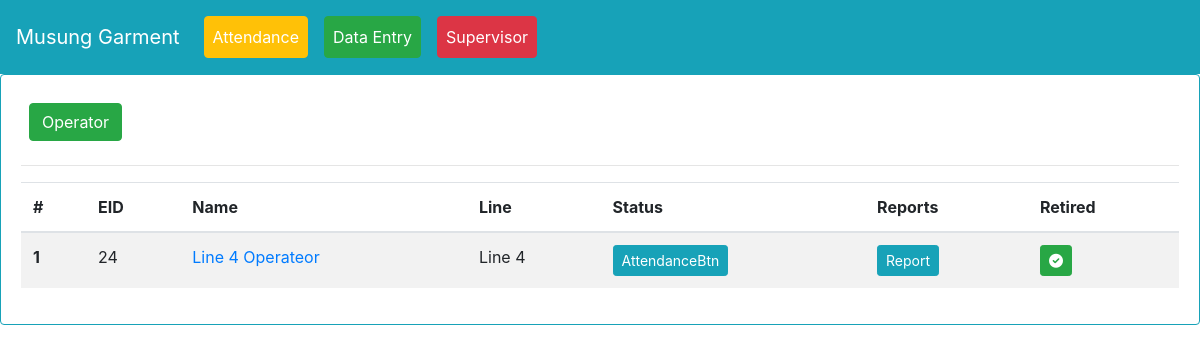
Before: /operatoratt/4/ with the older database file.
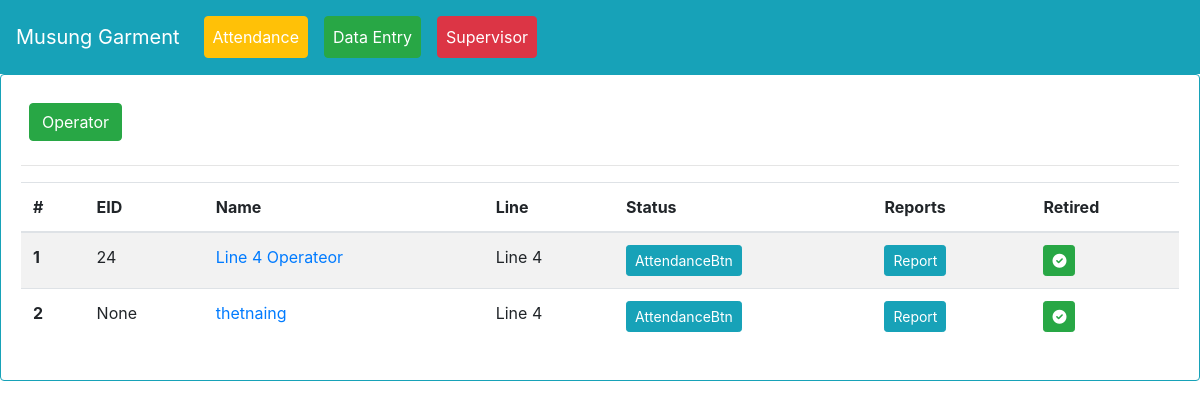
After: the same page with the newer database file.
### myapp/models.py (models this page shows, shortened)
class operator(models.Model):
    name = models.CharField(max_length=255)
    line = models.ForeignKey(line, on_delete=models.CASCADE)
    point = models.ForeignKey(point, on_delete=models.CASCADE, blank=True, null=True)
    employee_code = models.CharField(max_length=255, blank=True, null=True)
    burmese = models.CharField(max_length=255, blank=True, null=True)
    role = models.CharField(max_length=255, blank=True, null=True)
    daily_target = models.PositiveIntegerField(default=0)
    resign = models.BooleanField(default=False)
    status = models.BooleanField(default=False)

class line(models.Model):
    line_name = models.CharField(max_length=255)
    target = models.PositiveIntegerField(default=0)
    def __str__(self):
        return self.line_name

### myapp/views.py (the view)
# urls.py: path('operatoratt/<int:id>/', views.operatoratt, name='operatoratt'),
def operatoratt(request,id):
    op = operator.objects.filter(line=id)
    context = {'op':op}
    return render(request, 'operatoratt.html', context)

### templates/operatoratt.html (shortened to what this page needs)
{% extends 'base.html' %}
{% block content %}
<div class="card border-info mb-3">
  <div class="card-body">
      <a class="text-white btn-success btn m-2" href="{% url 'myapp:operatorlist' %}">Operator <span class="sr-only">(current)</span></a>
<hr>
<table class="table table-striped" id="optattend">
  <thead>
    <tr>
      <th scope="col">#</th>
      <th scope="col">EID</th>
      <th scope="col">Name</th>
      <th scope="col">Line</th>
      <th scope="col">Status</th>
      <th>Reports</th>
      <th>Retired</th>
    </tr>
  </thead>
  <tbody>
  	{% for i in op %}
    <tr class="opattr">
      <th>{{forloop.counter}}</th>
      <td>{{i.employee_code}}</td>
      <td>
    <a href="{% url 'myapp:operatorupdate' i.id %}">{{i.name}}</a></td>
      <td>{{i.line}}</td>
      <td>
        <button type="button" class="btn btn-sm btn-info optattbtn">AttendanceBtn</button>
      </td>
      <td>
        <a href="{% url 'myapp:reportbyoperator' i.id %}" class="btn btn-sm btn-info">Report</a>
      </td>
      <td>
      {% if i.resign == False %}
      <button class="btn btn-sm btn-success retired"><i class="fa-solid fa-circle-check"></i></button>
      {% else %}
      <button class="btn btn-sm btn-danger"><i class="fa-solid fa-circle-xmark"></i></button>
      {% endif %}
      </td>
    </tr>
    {% endfor %}
  </tbody>
</table>
  </div>
</div>
{% endblock content %}

### templates/base.html (shortened to what this page needs)
{% load static %}
<!doctype html>
<html lang="en">
  <head>
    <link rel="stylesheet" href="https://cdn.jsdelivr.net/npm/bootstrap@4.6.2/dist/css/bootstrap.min.css">
<link rel="stylesheet" href="https://cdn.datatables.net/2.0.7/css/dataTables.dataTables.css" />
<link rel="stylesheet" href="https://cdn.datatables.net/buttons/3.0.2/css/buttons.dataTables.css" />
<link rel="stylesheet" type="text/css" href="https://cdn.datatables.net/datetime/1.5.2/css/dataTables.dateTime.min.css">
<link rel="stylesheet" type="text/css" href="https://cdnjs.cloudflare.com/ajax/libs/font-awesome/6.0.0-beta3/css/all.min.css">
  </head>
  <body>
  	<nav class="navbar navbar-expand-lg navbar-dark bg-info">
  <a class="navbar-brand text-white" href="#">Musung Garment</a>
  <div class="collapse navbar-collapse" id="navbarNavDropdown">
    <ul class="navbar-nav">
      <li class="nav-item">
        <a class="nav-link text-white btn-warning btn m-2" href="{% url 'myapp:linelist' %}">Attendance <span class="sr-only">(current)</span></a>
      </li>
      <li class="nav-item">
        <a class="nav-link text-white btn-success btn m-2" href="{% url 'myapp:daily_rep_view' %}">Data Entry <span class="sr-only">(current)</span></a>
      </li>
      <li class="nav-item">
        <a class="nav-link text-white btn-danger btn m-2" href="{% url 'myapp:operator_report_by_date' %}">Supervisor</a>
      </li>
    </ul>
  </div>
</nav>
    <div class="jumbotron-fluid">
{% block content %}
{% endblock content %}
</div>
  </body>
</html>

Changed rows visible on the page:
added operator: employee_code "None", name "thetnaing", line "Line 4", resign False (drawn)
